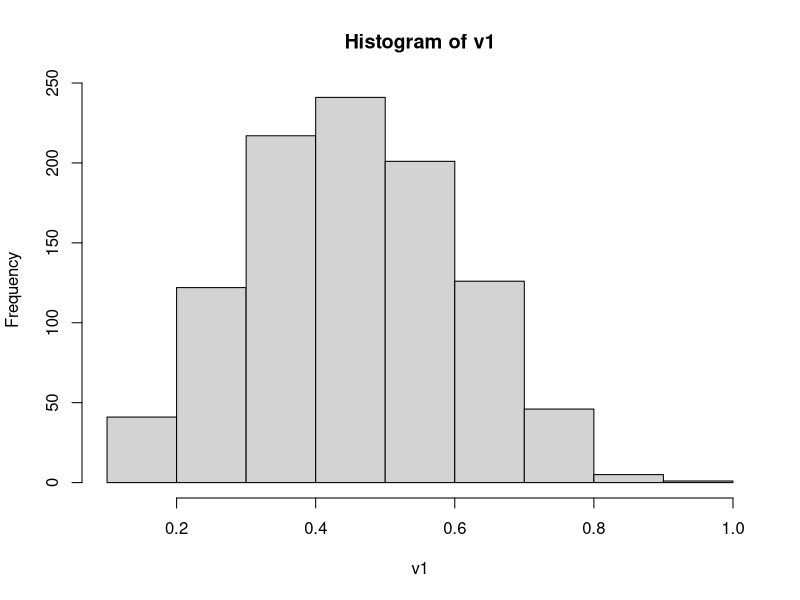
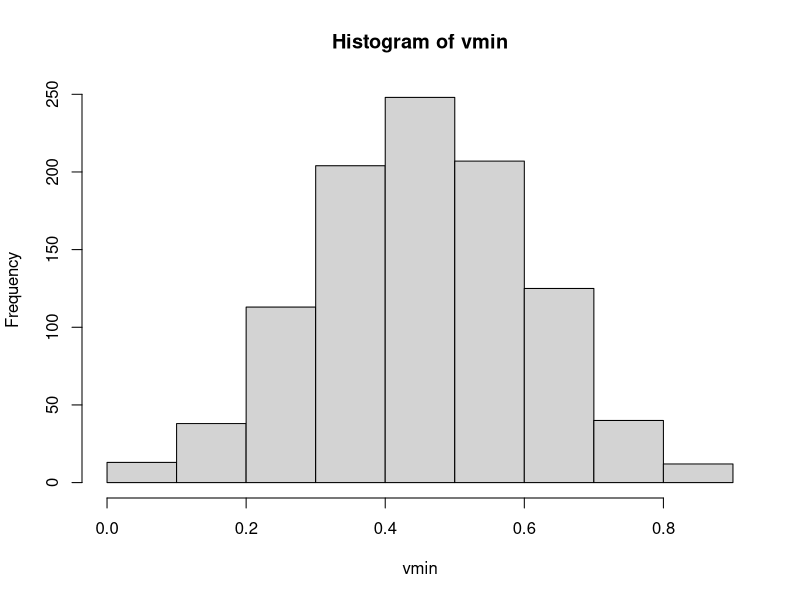
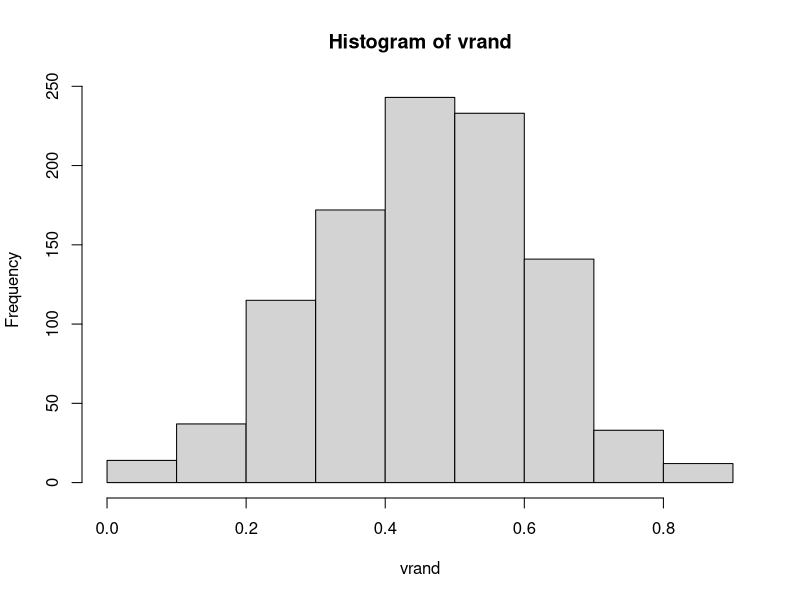
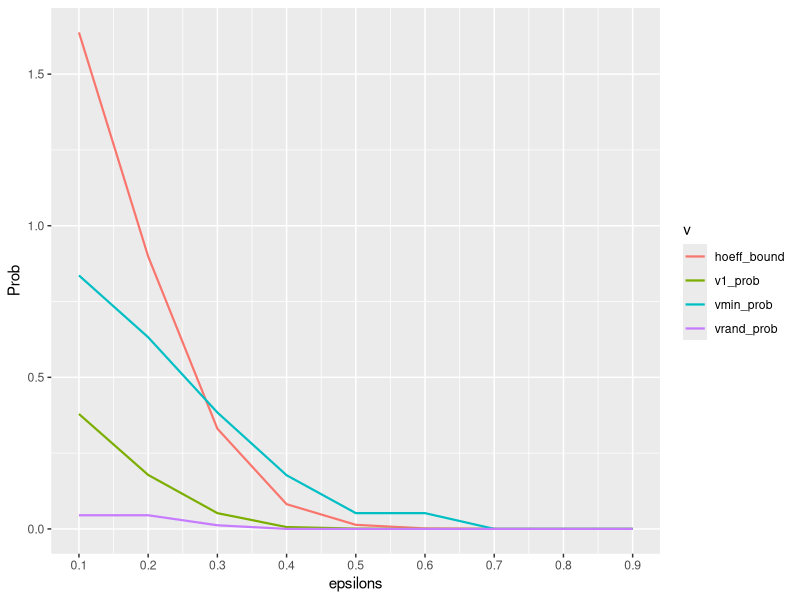
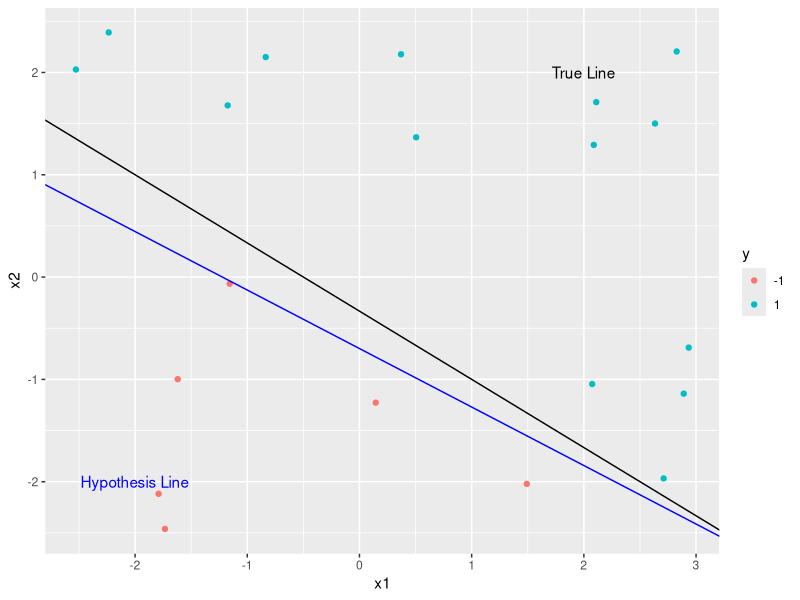
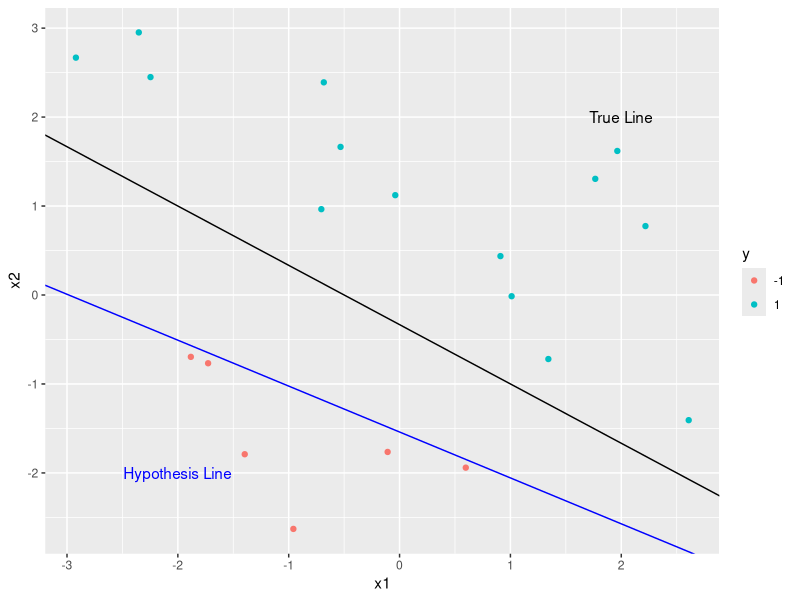
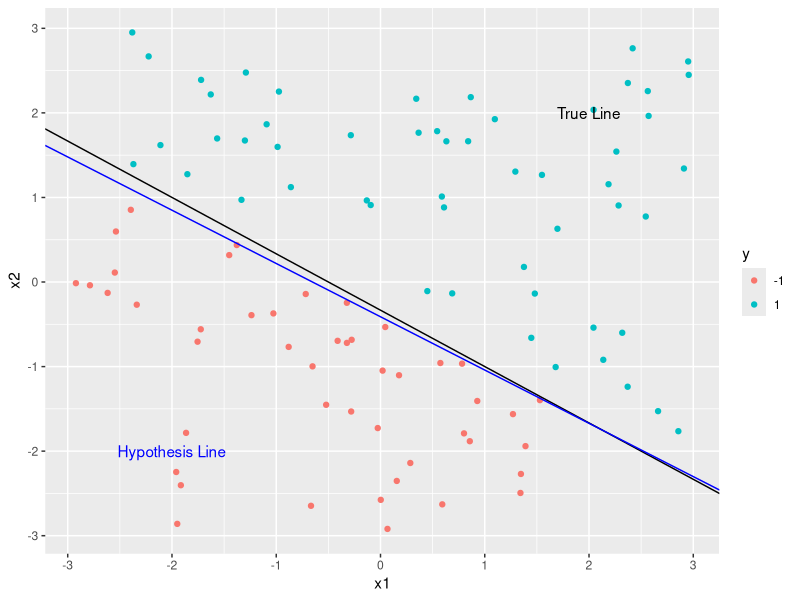
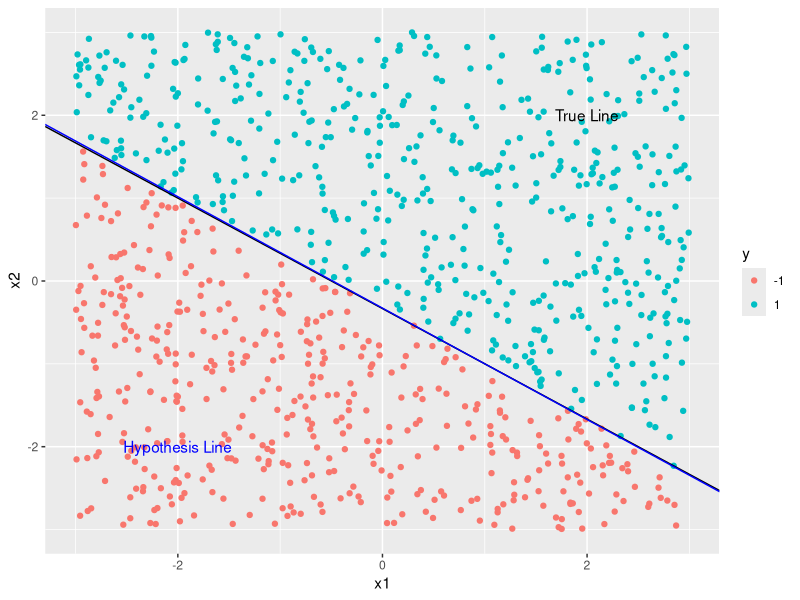

Write the R code that produced these figures, in order.
## ---- chunk 1
knitr::opts_chunk$set(echo = TRUE)
## ---- chunk 2
library(tidyverse)

## ---- chunk 3
augment_data <- function(n){
  x2 = runif(n,min=-3,max=3)
  x1 = runif(n,min=-3,max=3)
  x0 = rep(1,n)
  x_matrix <- as.matrix(rbind(x0,x1,x2))
  
  actual_w = c(1,2,3)
  
  
  actual_y<- sign(t(x_matrix) %*% actual_w)
  
  new_weights = c(50,1,5)
  
  new_y<- sign(t(x_matrix) %*% new_weights)
  
  return(list(x_matrix=x_matrix,actual_w=actual_w,actual_y=actual_y,new_weights=new_weights,new_y=new_y))
}

## ---- chunk 4
perceptron_learning <- function(x_matrix,actual_w,hyp_weights,n){
  
  actual_y <- sign(t(x_matrix) %*% actual_w)
  new_y <- sign(t(x_matrix) %*% hyp_weights)

  count = 0
  no_steps = 0
  
  misclassified <- which(new_y != actual_y)

  
  check = FALSE
  
  while(check == FALSE){
    no_steps = no_steps + 1
    j = sample(misclassified,1)
    hyp_weights <- hyp_weights + actual_y[j] * x_matrix[,j]
        
    new_y<- sign(t(x_matrix) %*% hyp_weights)
    
    misclassified <- which(new_y != actual_y)

    if (length(misclassified)==0){
      check = TRUE
    }
  }
  
  return(return_vector = list(new_weights = hyp_weights,no_steps = no_steps,new_y = new_y))
}

## ---- chunk 5
set.seed(29675952)
E1_augmented_data <- augment_data(20)
E1_xmatrix <- E1_augmented_data$x_matrix
E1_actual_w <- E1_augmented_data$actual_w
E1_hyp_weights <- E1_augmented_data$new_weights
E1_actual_y <- E1_augmented_data$actual_y

E1 <- perceptron_learning(E1_xmatrix,E1_actual_w,E1_hyp_weights,20)

#identical(E1$new_y,E1_actual_y)
## ---- chunk 6
set.seed(1)
coin_list = c()
for (i in 1:1000){
  coin <- sample(c(0,1),replace = TRUE,size=10,prob = c(0.5,0.5))
  coin_list = c(coin_list,coin)
}
coin_matrix <- matrix(coin_list,nrow=10,ncol=1000) 
mu_c1 = mean(coin_matrix[,1])

min_sum = 0
min_pos = 0
for (i in 1:1000){
  x = sum(coin_matrix[,i])
  if (x < min_sum)
    min_sum = x
    min_pos = i
}
mu_cmin = mean(coin_matrix[,min_pos])

rand_pos = sample(1:1000,size=1)
mu_crand = mean(coin_matrix[,rand_pos])
## ---- chunk 7
v1 = c()
vmin = c()
vrand = c()

for (j in 1:1000){
  #print(j)
  coin_list = c()
  for (i in 1:1000){
    coin <- sample(c(0,1),replace = TRUE,size=10,prob = c(0.5,0.5))
    coin_list = c(coin_list,coin)
  }
  coin_matrix <- matrix(coin_list,nrow=10,ncol=1000) 
  v_c1 = mean(coin_matrix[,1])

  min_sum = 0
  min_pos = 0
  for (i in 1:1000){
    x = sum(coin_matrix[,i])
    if (x < min_sum)
      min_sum = x
      min_pos = i
      
  }
  v_cmin = mean(coin_matrix[,min_pos])
  
  rand_pos = sample(1:1000,size=1)
  v_crand = mean(coin_matrix[,rand_pos])

  v1 = c(v1,v_c1)
  vmin = c(vmin,v_cmin)
  vrand = c(vrand,v_crand)
}

hist(v1,freq = TRUE,xlab = "v1")
hist(vmin,freq = TRUE,xlab = "vmin")
hist(vrand,freq = TRUE, xlab = "vrand")

## ---- chunk 8
vdf <- as.data.frame(cbind(v1,vrand,vmin))



hoeffding <- function(eps,v,u){
  n = length(v)
  P = length(which(v-u > eps))/n
  return(P)
}

epsilons <- c(0.1,0.2,0.3,0.4,0.5,0.6,0.7,0.8,0.9)

v1_prob <- c()
vmin_prob <- c()
vrand_prob <- c()

for (i in 1:9){
  a = hoeffding(epsilons[i],v1,mu_c1)
  b = hoeffding(epsilons[i],vmin,mu_cmin)
  c = hoeffding(epsilons[i],vrand,mu_crand)
  
  v1_prob = c(v1_prob,a)
  vmin_prob = c(vmin_prob,b)
  vrand_prob = c(vrand_prob,c)
}

hoeff_bound <- 2 * exp(-2 * epsilons^2 * 10)

df <- data.frame(epsilons,v1_prob,vmin_prob,vrand_prob,hoeff_bound)

df_long <- df %>% pivot_longer(!epsilons,names_to = "v",values_to = "Prob")

ggplot(data=df_long) + geom_line(aes(x=epsilons,y=Prob,color=v),lwd=0.75) + scale_x_continuous(breaks = c(0.1,0.2,0.3,0.4,0.5,0.6,0.7,0.8,0.9))


## ---- chunk 9
library(ggplot2)

draw_plot <- function(hyp_weights,x_matrix,y_real_values){
target_w0 = 1
target_w1 = 2
target_w2 = 3

target_slope = -(target_w0/target_w2)/(target_w0/target_w1)  
target_intercept = -target_w0/target_w2

hyp_w0 = hyp_weights[1]
hyp_w1 = hyp_weights[2]
hyp_w2 = hyp_weights[3]

hyp_slope = -(hyp_w0/hyp_w2)/(hyp_w0/hyp_w1)  
hyp_intercept = -hyp_w0/hyp_w2

x1 = x_matrix[2,]
x2 = x_matrix[3,]
actual_y = y_real_values

df <- as.data.frame(cbind(x1,x2,actual_y))
colnames(df) <- c("x1","x2","y")

df$y <- factor(df$y)

ggplot(data=df,aes(x=x1,y=x2,colour=y)) + geom_point() + geom_abline(aes(slope=target_slope,intercept=target_intercept)) +
geom_abline(aes(slope=hyp_slope,intercept=hyp_intercept),color="blue") +
annotate("text",x=-2,y=-2,label = "Hypothesis Line",colour="blue") +
annotate("text",x=2,y=2,label = "True Line")
}
## ---- chunk 10
E1_new_weights = E1$new_weights
draw_plot(E1_new_weights,E1_xmatrix,E1_actual_y)
E1_no_steps = E1$no_steps
## ---- chunk 11
set.seed(1)
c_data_augment <- augment_data(20)
c_xmatrix <- c_data_augment$x_matrix
c_actual_w <- c_data_augment$actual_w
c_new_weights <- c_data_augment$new_weights
c_actual_y <- c_data_augment$actual_y

c <- perceptron_learning(c_xmatrix,c_actual_w,c_new_weights,20)

c_new_weights = c$new_weights
draw_plot(c_new_weights,c_xmatrix,c_actual_y)
c_no_step = c$no_steps
## ---- chunk 12
set.seed(1)
d_data_augment <- augment_data(100)
d_xmatrix <- d_data_augment$x_matrix
d_actual_w <- d_data_augment$actual_w
d_new_weights <- d_data_augment$new_weights
d_actual_y <- d_data_augment$actual_y

d <- perceptron_learning(d_xmatrix,d_actual_w,d_new_weights,100)

d_new_weights = d$new_weights
draw_plot(d_new_weights,d_xmatrix,d_actual_y)
d_no_step = d$no_steps

## ---- chunk 13
set.seed(1)
e_data_augment <- augment_data(1000)
e_xmatrix <- e_data_augment$x_matrix
e_actual_w <- e_data_augment$actual_w
e_new_weights <- e_data_augment$new_weights
e_actual_y <- e_data_augment$actual_y

e <- perceptron_learning(e_xmatrix,e_actual_w,e_new_weights,1000)

e_new_weights = e$new_weights
draw_plot(e_new_weights,e_xmatrix,e_actual_y)
e_no_step = e$no_steps

## ---- chunk 14
new_augment_data <- function(n){
  x9 = runif(n,min=-3,max=3)
  x8 = runif(n,min=-3,max=3)
  x7 = runif(n,min=-3,max=3)
  x6 = runif(n,min=-3,max=3)
  x5 = runif(n,min=-3,max=3)
  x4 = runif(n,min=-3,max=3)
  x3 = runif(n,min=-3,max=3)
  x2 = runif(n,min=-3,max=3)
  x1 = runif(n,min=-3,max=3)
  x0 = rep(1,n)
  x_matrix <- as.matrix(rbind(x0,x1,x2,x3,x4,x5,x6,x7,x8,x9))
  
  actual_w = c(1,2,3,4,5,6,7,8,9,10)
  
  
  actual_y<- sign(t(x_matrix) %*% actual_w)
  
  new_weights = c(1,1,5,50,1,5,50,1,5,10)
  
  new_y<- sign(t(x_matrix) %*% new_weights)
  
  return(list(x_matrix=x_matrix,actual_w=actual_w,actual_y=actual_y,new_weights=new_weights,new_y=new_y))
}

## ---- chunk 15
set.seed(1)
f_data_augment <- new_augment_data(1000)
f_xmatrix <- f_data_augment$x_matrix
f_actual_w <- f_data_augment$actual_w
f_new_weights <- f_data_augment$new_weights
f_actual_y <- f_data_augment$actual_y

f <- perceptron_learning(f_xmatrix,f_actual_w,f_new_weights,1000)

f_new_weights = f$new_weights
f_no_step = f$no_steps

f_no_step
#identical(f$new_y,f_actual_y)
## ---- chunk 16
no_iterations = c()
set.seed(1)

for (i in 1:100){
  f_data_augment <- new_augment_data(1000)
  f_xmatrix <- f_data_augment$x_matrix
  f_actual_w <- f_data_augment$actual_w
  f_new_weights <- f_data_augment$new_weights
  f_actual_y <- f_data_augment$actual_y
  
  f <- perceptron_learning(f_xmatrix,f_actual_w,f_new_weights,1000)
  
  f_new_weights = f$new_weights
  f_no_step = f$no_steps
  no_iterations = c(no_iterations,f_no_step)
}

## ---- chunk 17
hist(no_iterations,freq = TRUE)

